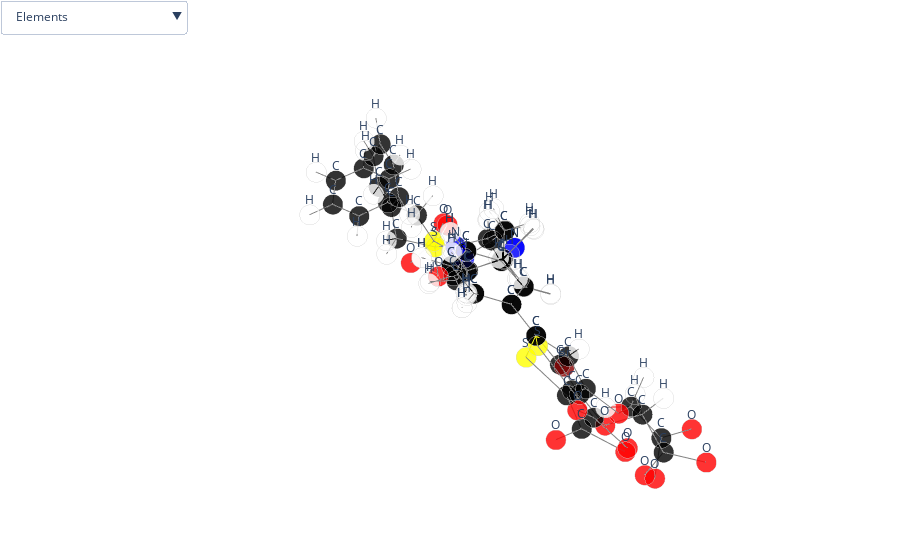

The notebook cell this image was saved under:
### Code cell
two_graphs(file_path1,file_path2)
